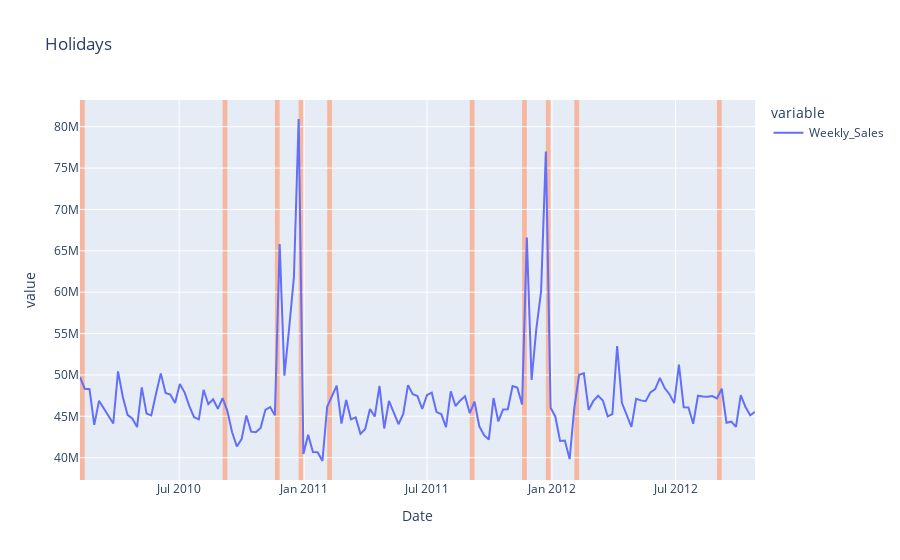

Notebook cell for this chart:
### Markdown cell above
# Model 4: XGBoost

### Code cell
holidays = train.groupby(["Date"])["IsHoliday"].agg(lambda x: bool(any(x))).sort_index()
fig = px.line(ts, title='Holidays')

for holiday in holidays[holidays].index:
    fig.add_vrect(
        x0=holiday- timedelta(weeks=1) , x1=holiday,
        fillcolor="LightSalmon", opacity=0.7,
        layer="below", line_width=0)

fig.show()

### Figure 1 — Plotly figure (JSON) as saved in the notebook; plotly's stock layout.template omitted (floating-point values rounded to 4 significant figures; data arrays with more than 128 entries replaced by an {"elided": "..."} marker saying what was removed)
{"data": [{"hovertemplate": "variable=Weekly_Sales<br>Date=%{x}<br>value=%{y}<extra></extra>", "legendgroup": "Weekly_Sales", "line": {"color": "#636efa", "dash": "solid"}, "mode": "lines", "name": "Weekly_Sales", "orientation": "v", "showlegend": true, "type": "scatter", "x": {"elided": "143 str values"}, "xaxis": "x", "y": {"elided": "143 float values"}, "yaxis": "y"}], "layout": {"legend": {"title": {"text": "variable"}, "tracegroupgap": 0}, "shapes": [{"fillcolor": "LightSalmon", "layer": "below", "line": {"width": 0}, "opacity": 0.7, "type": "rect", "x0": "2010-02-05T00:00:00", "x1": "2010-02-12T00:00:00", "xref": "x", "y0": 0, "y1": 1, "yref": "y domain"}, {"fillcolor": "LightSalmon", "layer": "below", "line": {"width": 0}, "opacity": 0.7, "type": "rect", "x0": "2010-09-03T00:00:00", "x1": "2010-09-10T00:00:00", "xref": "x", "y0": 0, "y1": 1, "yref": "y domain"}, {"fillcolor": "LightSalmon", "layer": "below", "line": {"width": 0}, "opacity": 0.7, "type": "rect", "x0": "2010-11-19T00:00:00", "x1": "2010-11-26T00:00:00", "xref": "x", "y0": 0, "y1": 1, "yref": "y domain"}, {"fillcolor": "LightSalmon", "layer": "below", "line": {"width": 0}, "opacity": 0.7, "type": "rect", "x0": "2010-12-24T00:00:00", "x1": "2010-12-31T00:00:00", "xref": "x", "y0": 0, "y1": 1, "yref": "y domain"}, {"fillcolor": "LightSalmon", "layer": "below", "line": {"width": 0}, "opacity": 0.7, "type": "rect", "x0": "2011-02-04T00:00:00", "x1": "2011-02-11T00:00:00", "xref": "x", "y0": 0, "y1": 1, "yref": "y domain"}, {"fillcolor": "LightSalmon", "layer": "below", "line": {"width": 0}, "opacity": 0.7, "type": "rect", "x0": "2011-09-02T00:00:00", "x1": "2011-09-09T00:00:00", "xref": "x", "y0": 0, "y1": 1, "yref": "y domain"}, {"fillcolor": "LightSalmon", "layer": "below", "line": {"width": 0}, "opacity": 0.7, "type": "rect", "x0": "2011-11-18T00:00:00", "x1": "2011-11-25T00:00:00", "xref": "x", "y0": 0, "y1": 1, "yref": "y domain"}, {"fillcolor": "LightSalmon", "layer": "below", "line": {"width": 0}, "opacity": 0.7, "type": "rect", "x0": "2011-12-23T00:00:00", "x1": "2011-12-30T00:00:00", "xref": "x", "y0": 0, "y1": 1, "yref": "y domain"}, {"fillcolor": "LightSalmon", "layer": "below", "line": {"width": 0}, "opacity": 0.7, "type": "rect", "x0": "2012-02-03T00:00:00", "x1": "2012-02-10T00:00:00", "xref": "x", "y0": 0, "y1": 1, "yref": "y domain"}, {"fillcolor": "LightSalmon", "layer": "below", "line": {"width": 0}, "opacity": 0.7, "type": "rect", "x0": "2012-08-31T00:00:00", "x1": "2012-09-07T00:00:00", "xref": "x", "y0": 0, "y1": 1, "yref": "y domain"}], "title": {"text": "Holidays"}, "xaxis": {"anchor": "y", "domain": [0, 1], "title": {"text": "Date"}}, "yaxis": {"anchor": "x", "domain": [0, 1], "title": {"text": "value"}}}}
